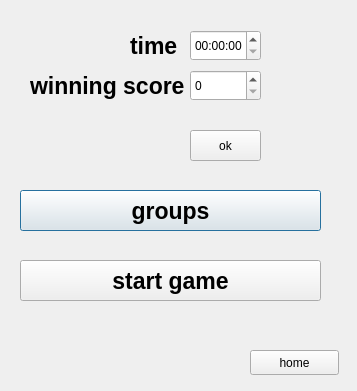
<?xml version="1.0" encoding="UTF-8"?>
<ui version="4.0">
 <class>Play</class>
 <widget class="QDialog" name="Play">
  <property name="geometry">
   <rect>
    <x>0</x>
    <y>0</y>
    <width>357</width>
    <height>391</height>
   </rect>
  </property>
  <property name="windowTitle">
   <string>Dialog</string>
  </property>
  <widget class="QPushButton" name="pushButton_groups">
   <property name="geometry">
    <rect>
     <x>20</x>
     <y>190</y>
     <width>301</width>
     <height>41</height>
    </rect>
   </property>
   <property name="font">
    <font>
     <pointsize>17</pointsize>
     <bold>true</bold>
    </font>
   </property>
   <property name="text">
    <string>groups</string>
   </property>
  </widget>
  <widget class="QPushButton" name="pushButton_home">
   <property name="geometry">
    <rect>
     <x>250</x>
     <y>350</y>
     <width>89</width>
     <height>25</height>
    </rect>
   </property>
   <property name="text">
    <string>home</string>
   </property>
  </widget>
  <widget class="QSpinBox" name="spinBox">
   <property name="geometry">
    <rect>
     <x>190</x>
     <y>70</y>
     <width>71</width>
     <height>31</height>
    </rect>
   </property>
  </widget>
  <widget class="QTimeEdit" name="timeEdit">
   <property name="geometry">
    <rect>
     <x>190</x>
     <y>30</y>
     <width>71</width>
     <height>31</height>
    </rect>
   </property>
  </widget>
  <widget class="QPushButton" name="pushButton_score_ok">
   <property name="geometry">
    <rect>
     <x>190</x>
     <y>130</y>
     <width>71</width>
     <height>31</height>
    </rect>
   </property>
   <property name="text">
    <string>ok</string>
   </property>
  </widget>
  <widget class="QLabel" name="label_time">
   <property name="geometry">
    <rect>
     <x>130</x>
     <y>30</y>
     <width>61</width>
     <height>31</height>
    </rect>
   </property>
   <property name="font">
    <font>
     <pointsize>17</pointsize>
     <bold>true</bold>
    </font>
   </property>
   <property name="text">
    <string>time</string>
   </property>
  </widget>
  <widget class="QLabel" name="label_3">
   <property name="geometry">
    <rect>
     <x>30</x>
     <y>70</y>
     <width>161</width>
     <height>31</height>
    </rect>
   </property>
   <property name="font">
    <font>
     <pointsize>17</pointsize>
     <bold>true</bold>
    </font>
   </property>
   <property name="text">
    <string>winning score</string>
   </property>
  </widget>
  <widget class="QPushButton" name="pushButton_start_game">
   <property name="geometry">
    <rect>
     <x>20</x>
     <y>260</y>
     <width>301</width>
     <height>41</height>
    </rect>
   </property>
   <property name="font">
    <font>
     <pointsize>17</pointsize>
     <bold>true</bold>
    </font>
   </property>
   <property name="text">
    <string>start game</string>
   </property>
  </widget>
 </widget>
 <resources/>
 <connections/>
</ui>
